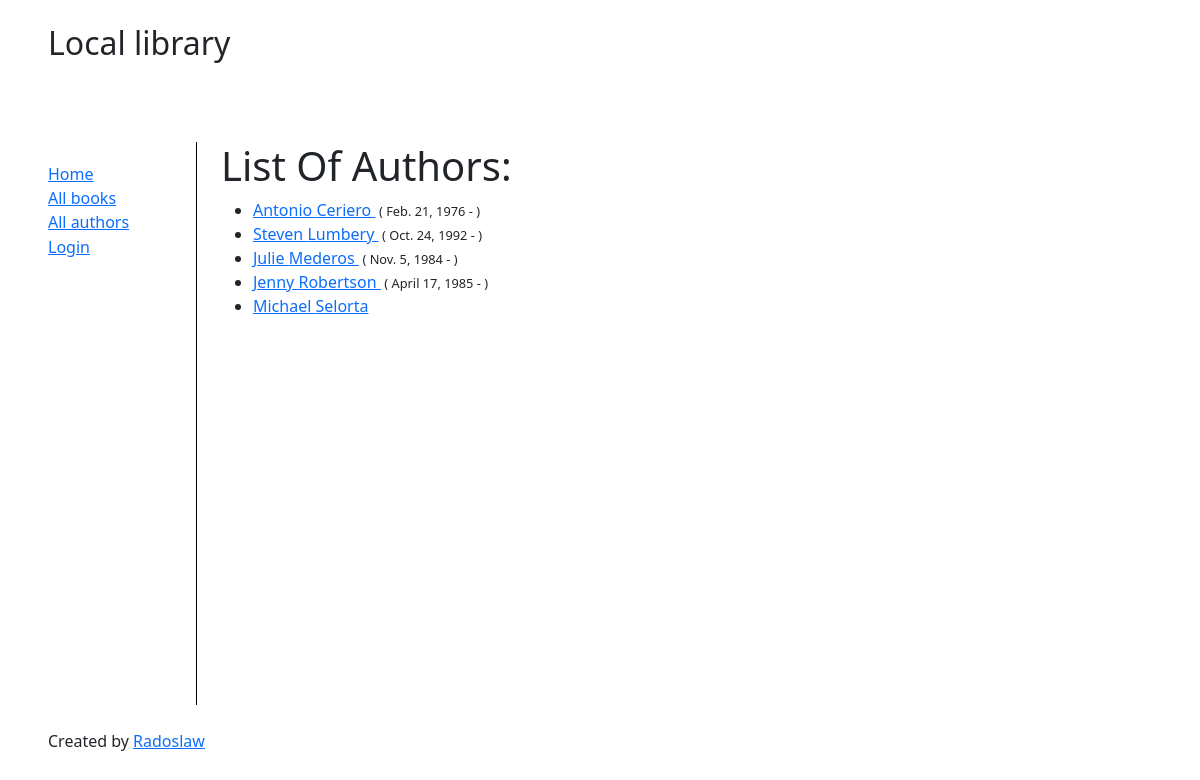
Screenshot of /catalog/authors/ with the database file from the repository.
### catalog/models.py (models this page shows, shortened)
class Author(models.Model):
    first_name = models.CharField(max_length=100)
    last_name = models.CharField(max_length=100)
    date_of_birth = models.DateField(null=True, blank=True)
    date_of_death = models.DateField('died', null=True, blank=True)
    class Meta:
        ordering = ['last_name', 'first_name']
    def get_absolute_url(self):
        return reverse('author-detail', args=[str(self.id)])

### catalog/views.py (the view)
# urls.py: path('authors/', views.AuthorListView.as_view(), name='authors'),
class AuthorListView(generic.ListView):
    model = Author
    paginate_by = 10

### catalog/templates/catalog/author_list.html (shortened to what this page needs)
{% extends "base_generic.html" %}
{% block content %}
    <h1>List Of Authors:</h1>
    {% if author_list %}
        <ul>
            {% for author in author_list %}
                <li>
                    <a href="{{ author.get_absolute_url }}">
                        {{ author.first_name }} {{ author.last_name }}
                    </a>
                    {% if author.date_of_birth %}
                        <span style="font-size:0.8rem; padding-left: 0.3vw;">
                            ( {{ author.date_of_birth }}
                            {% if author.date_of_death %}
                                 - {{ author.date_of_death }} )
                            {% else %}
                                 - )
                            {% endif %}
                        </span>
                    {% endif %}
                </li>
            {% endfor %}
        </ul>
    {% else %}
        <p>There are no book authors.</p>
    {% endif %}
{% endblock %}

### catalog/static/css/style.css (style rules this page uses)
body { margin: 2% 4%; }

### rows the page displays
Author: first_name "Antonio", last_name "Ceriero", date_of_birth "Feb. 21, 1976"
Author: first_name "Steven", last_name "Lumbery", date_of_birth "Oct. 24, 1992"
Author: first_name "Julie", last_name "Mederos", date_of_birth "Nov. 5, 1984"
Author: first_name "Jenny", last_name "Robertson", date_of_birth "April 17, 1985"
Author: first_name "Michael", last_name "Selorta"
